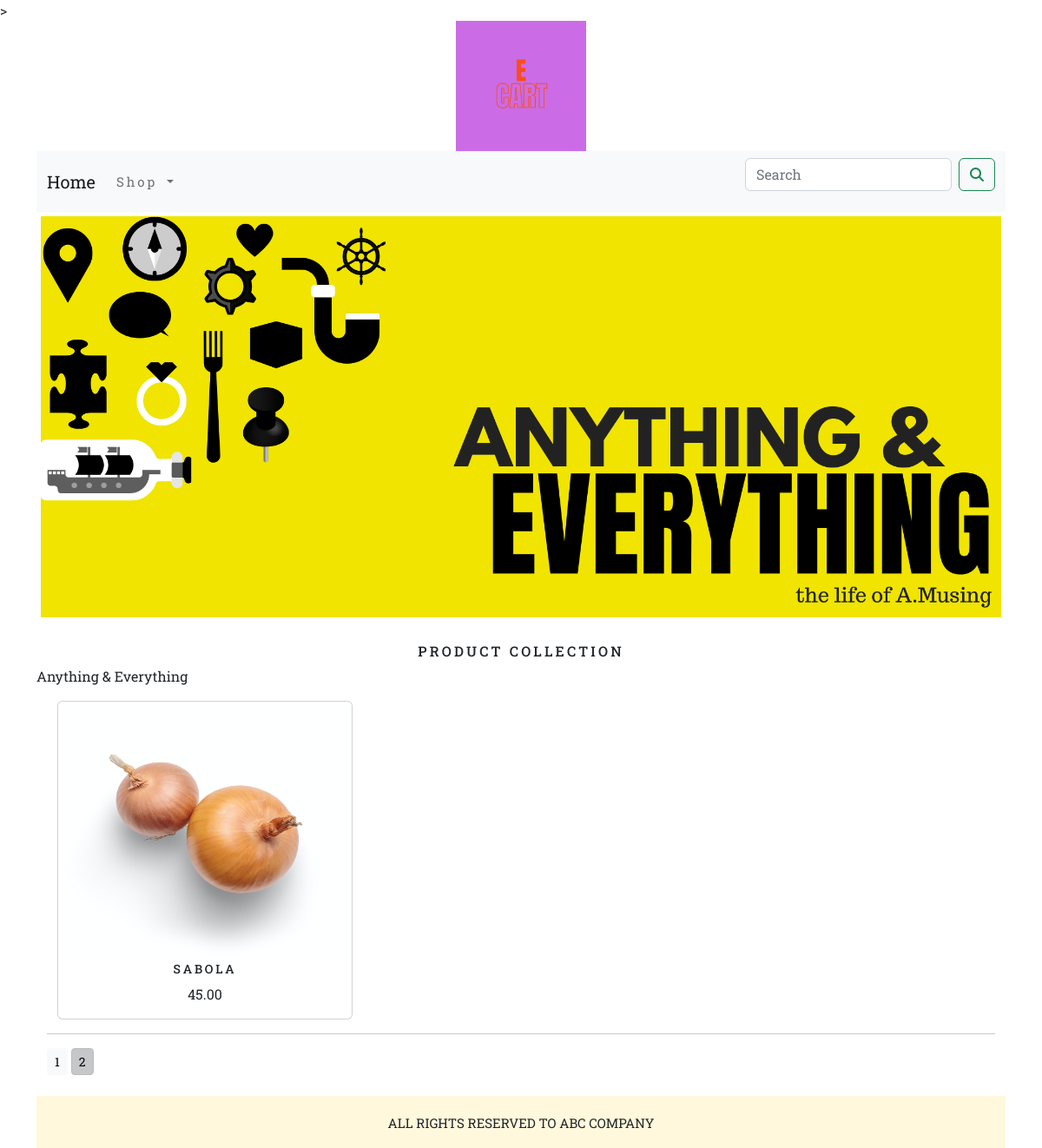
The app's page /ecommerceapp/vegitables/?page=2 with its own data.
### ecommerceapp/models.py (models this page shows, shortened)
class Product(models.Model):
    name = models.CharField(max_length=150, unique=True)
    slug = models.SlugField(max_length=150, unique=True)
    description = models.TextField(blank=True)
    price = models.DecimalField(max_digits=10,decimal_places=2)
    category=models.ForeignKey(Category,on_delete=models.CASCADE)
    image = models.ImageField(upload_to='product', blank=True)
    stock = models.IntegerField()
    available=models.BooleanField(default=True)
    created = models.DateTimeField(auto_now_add=True)
    updated = models.DateTimeField(auto_now=True)
    def get_url(self):
        return reverse('ecommerceapp:ProDetail',args=[self.category.slug,self.slug])
    class Meta:
        ordering = ('name',)
        verbose_name = 'product'
        verbose_name_plural = 'products'

### ecommerceapp/views.py (the view)
# urls.py: path('',views.AllProdCat,name='AllProdCat'),
def AllProdCat(request,c_slug=None):
    c_page = None
    product_list = None
    if c_slug != None:
        c_page = get_object_or_404(Category,slug=c_slug)
        product_list = Product.objects.all().filter(category=c_page,available=True)
    else:
        product_list= Product.objects.all().filter( available=True)
    paginator=Paginator(product_list,6)
    try:
        page=int(request.GET.get('page','1'))
    except:
        page=1
    try:
        products=paginator.page(page)
    except (EmptyPage,InvalidPage):
        products=paginator.page(paginator.num_pages)
    return render(request,'category.html',{'c_page':c_page,'products':products})

### cart_app/context__processors.py (called while the page is built)
def counter(request):
    item_count= 0
    if 'admin' in request.path :
        return {}
    else:
        try:
            cart=Cart.objects.filter(cart_id=_cart_id(request))
            cart_items=CartItem.objects.all().filter(cart=cart[:1])
            for cart_item in cart_items:
                item_count += cart_item.quantity
        except Cart.DoesNotExist:
            item_count = 0
    return dict(item_count=item_count)

### cart_app/views.py (called while the page is built)
def _cart_id(request):
    cart= request.session.session_key
    if not cart:
        cart=request.session.create()
    return cart

### ecommerceapp/context_processors.py (called while the page is built)
def menu_links(request):
    links=Category.objects.all()
    return dict(links=links)

### ecommerceapp/models.py (called while the page is built)
    def get_url(self):
        return reverse('ecommerceapp:product_by_category',args=[self.slug])

### templates/category.html (shortened to what this page needs)
{% extends 'base.html' %}
{% load static %}
{% block content %}
        <div class="mx-auto">
    {% if category %}
            <img src="{{ category.image.url }}" alt="{{category.name}}">
        </div>
            <br>
        <div>
            <h1 class="text-center my_title"> {{category.name}} </h1>
            <P class="text-justify"> {{category.description}} </P>
        </div>
    {% else %}
        <div>
            <img class="my_image_padding" src="{% static 'img/banner.png' %}" alt="banner" width="100%" >
        </div>
        <br>
        <div>
            <h1 class="text-center my_title">Product Collection</h1>
            <p class="text-justify">Anything & Everything</p>
        </div>
    {% endif %}
    <div class="container">
        <div class="row mx-auto">
            {% for product in products %}
                <div class="my_bottom_margin col-9 col-sm-12 col-md-4 col-lg-4">
                     <div class="card text-center" style="min-width:18rem;">
                        <a href="{{product.get_url}}"><img src="{{product.image.url}}" class="card-img-top my_image_padding" width="300px" height="300px" alt="{{product.name}}" ></a>
                        <div class="card_body">
                            <h4> {{product.name}}</h4>
                            <p>{{product.price}}</p>
                        </div>
                     </div>
                </div>
            {% endfor %}
        </div>
        <div class="mx-auto">
            {% if products.paginator.num_pages > 1 %}
                <hr>
                <div class="text center">
                    {% for pg in products.paginator.page_range %}
                        <a href="?page={{pg}}" class="btn btn-light btn-sm {% if products.number == pg %} active {% endif %}">{{pg}}</a>
                    {% endfor %}
                </div>
            {% endif %}
        </div>
        <br>
    </div>
{% endblock %}

### static/css/custom.css (style rules this page uses)
body { font-family: 'Roboto Slab', serif; }
.my_title { font-size:16px; text-transform:uppercase; letter-spacing:.2em; }
.my_image_padding { padding: 5px; }
.my_bottom_margin { bottom-margin:10px; }
.card_body h4 { font-size:14px; text-transform:uppercase; letter-spacing:.2em; }

### records on screen
Product: image (picture), name "SABOLA", price "45.00"

### other values on screen
{{ pg }} "1" "2"
